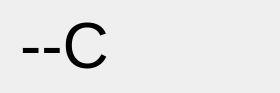
<?xml version="1.0" encoding="UTF-8"?>
<ui version="4.0">
 <class>MainWindow</class>
 <widget class="QMainWindow" name="MainWindow">
  <property name="geometry">
   <rect>
    <x>0</x>
    <y>0</y>
    <width>280</width>
    <height>93</height>
   </rect>
  </property>
  <property name="sizePolicy">
   <sizepolicy hsizetype="Fixed" vsizetype="Fixed">
    <horstretch>0</horstretch>
    <verstretch>0</verstretch>
   </sizepolicy>
  </property>
  <property name="windowTitle">
   <string>MainWindow</string>
  </property>
  <widget class="QWidget" name="centralWidget">
   <widget class="QLabel" name="label">
    <property name="geometry">
     <rect>
      <x>20</x>
      <y>10</y>
      <width>261</width>
      <height>71</height>
     </rect>
    </property>
    <property name="font">
     <font>
      <pointsize>48</pointsize>
     </font>
    </property>
    <property name="text">
     <string>--C</string>
    </property>
   </widget>
  </widget>
 </widget>
 <layoutdefault spacing="6" margin="11"/>
 <resources/>
 <connections/>
</ui>
